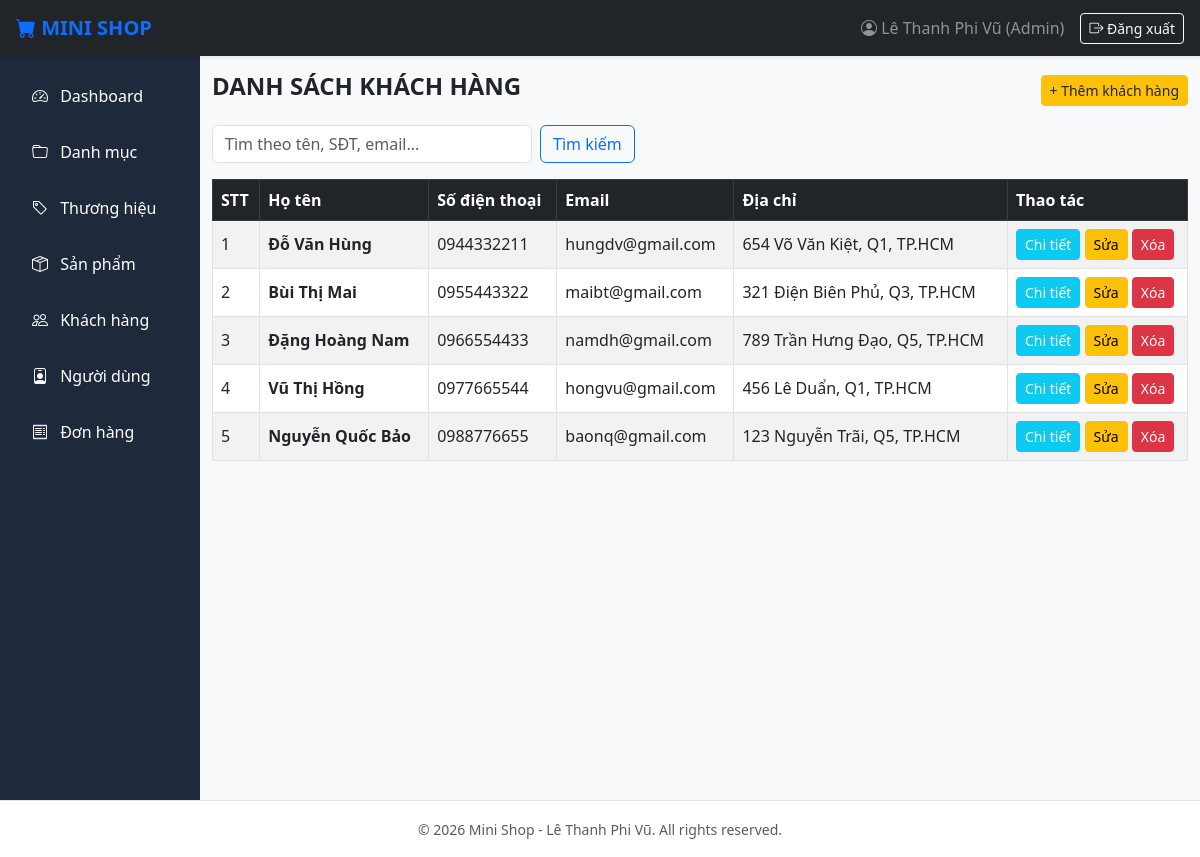
Page /views/admin/customers/index.php on the earlier database version.
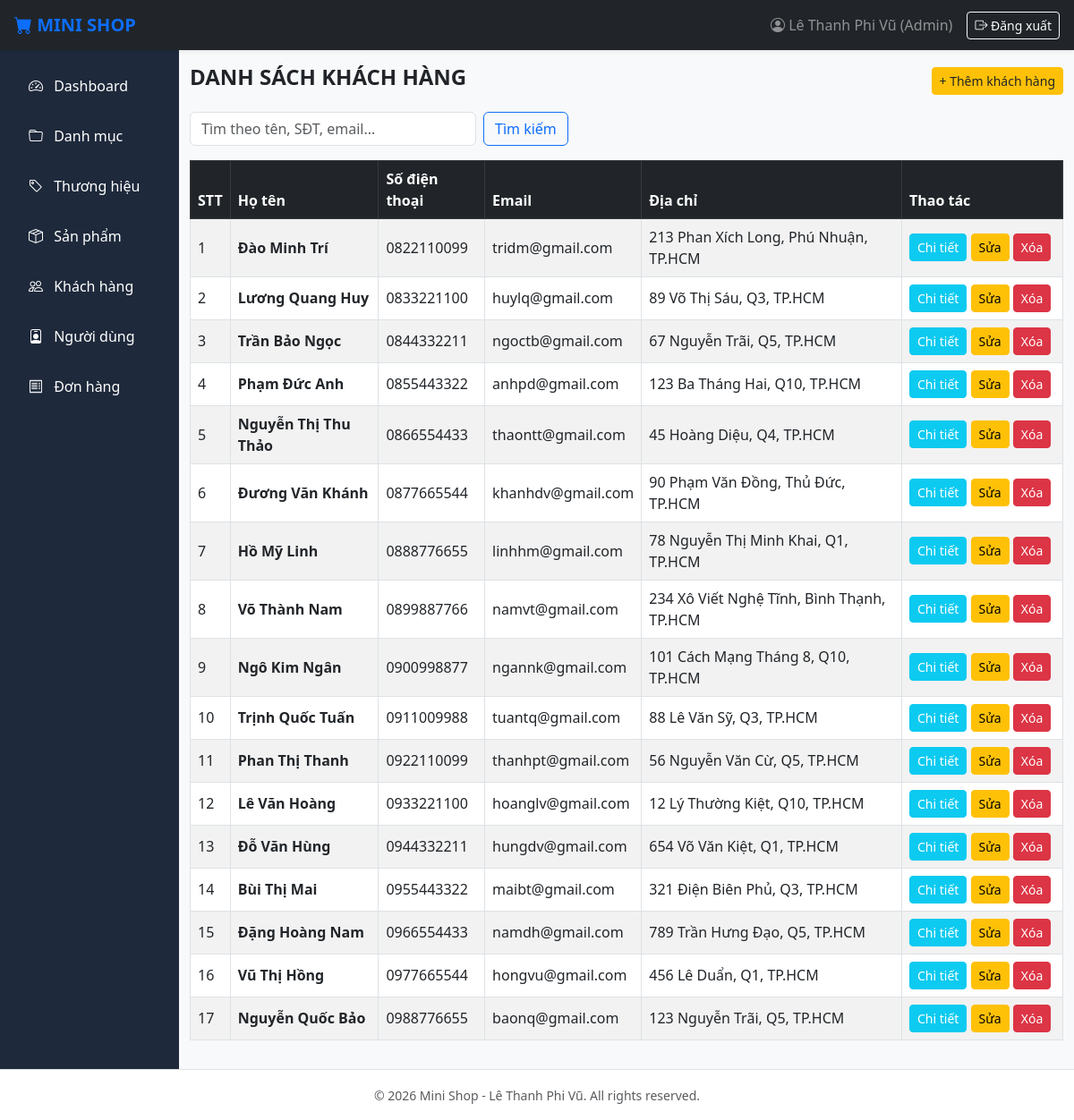
Same page on the later database version.
### tables this page shows
CREATE TABLE `customers` (
  `id` INT AUTO_INCREMENT PRIMARY KEY,
  `fullname` VARCHAR(100) NOT NULL,
  `phone` VARCHAR(20) NOT NULL,
  `email` VARCHAR(100) DEFAULT NULL,
  `address` VARCHAR(255) DEFAULT NULL,
  `note` TEXT DEFAULT NULL,
  `status` TINYINT DEFAULT 1,
  `created_at` DATETIME DEFAULT CURRENT_TIMESTAMP,
  `updated_at` DATETIME DEFAULT CURRENT_TIMESTAMP ON UPDATE CURRENT_TIMESTAMP
);

### config/Database.php (called while the page is built, shortened)
<?php
class Database
{
    protected string $host = "localhost";
    protected string $database = "lethanhphivu_database";
    protected string $username = "root";
    protected string $password = "";
    protected function connect(): void
    {
        $this->conn = new mysqli($this->host, $this->username, $this->password, $this->database);
    }
}

### dao/CustomerDAO.php (called while the page is built, shortened)
<?php
require_once __DIR__ . "/BaseDAO.php";
require_once __DIR__ . "/../models/Customer.php";
class CustomerDAO extends BaseDAO
{
    private function mapRow(array $row): Customer
    {
        $c = new Customer(
            $row["fullname"],
            $row["phone"],
            $row["email"],
            $row["address"],
            $row["note"],
            (int)$row["status"]
        );
        $c->id = (int)$row["id"];
        $c->createdAt = $row["created_at"] ?? '';
        $c->updatedAt = $row["updated_at"] ?? '';
        return $c;
    }
    public function getAll(): array
    {
        $list = [];
        try {
            $sql = "SELECT id, fullname, phone, email, address, note, status, created_at, updated_at FROM customers ORDER BY id DESC";
            $result = $this->executeQuery($sql);
            if ($result) {
                while ($row = $result->fetch_assoc()) {
                    $list[] = $this->mapRow($row);
                }
            }
        } catch (Exception $e) {
            throw $e;
        }
        return $list;
    }
}

### dao/BaseDAO.php (called while the page is built, shortened)
<?php
require_once __DIR__ . "/../config/Database.php";
class BaseDAO extends Database
{
    protected function executeQuery(string $sql): mysqli_result|false
    {
        return $this->conn->query($sql);
    }
}

### models/Customer.php (called while the page is built, shortened)
<?php
class Customer
{
    public function __construct(
        string $fullname = "",
        string $phone = "",
        ?string $email = null,
        ?string $address = null,
        ?string $note = null,
        int $status = 1
    ) {
        $this->fullname = $fullname;
        $this->phone = $phone;
        $this->email = $email;
        $this->address = $address;
    }
}

### views/admin/customers/index.php (the view, shortened to what this page needs)
<?php
require_once __DIR__ . "/../../../dao/CustomerDAO.php";
$dao = new CustomerDAO();
$keyword = trim($_GET['keyword'] ?? '');
$list = $keyword !== '' ? $dao->search($keyword) : $dao->getAll();
?>
<div class="d-flex justify-content-between align-items-center mb-3">
    <h4 class="fw-bold">DANH SÁCH KHÁCH HÀNG</h4>
    <a href="create.php" class="btn btn-warning text-dark btn-sm">+ Thêm khách hàng</a>
</div>
<form method="GET" class="row g-2 mb-3">
    <div class="col-md-4"><input name="keyword" class="form-control" placeholder="Tìm theo tên, SĐT, email..." value="<?= htmlspecialchars($keyword) ?>"></div>
    <div class="col-auto">
        <button class="btn btn-outline-primary">Tìm kiếm</button>
    </div>
</form>
<table class="table table-bordered table-striped align-middle">
    <thead class="table-dark">
        <tr><th>STT</th><th>Họ tên</th><th>Số điện thoại</th><th>Email</th><th>Địa chỉ</th><th width="180">Thao tác</th></tr>
    </thead>
    <tbody>
        <?php $stt = 1; foreach ($list as $c): ?>
        <tr>
            <td><?= $stt++ ?></td>
            <td class="fw-bold"><?= htmlspecialchars($c->fullname) ?></td>
            <td><?= htmlspecialchars($c->phone) ?></td>
            <td><?= htmlspecialchars($c->email ?? '') ?></td>
            <td><?= htmlspecialchars($c->address ?? '') ?></td>
            <td>
                <a href="detail.php?id=<?= $c->id ?>" class="btn btn-info btn-sm text-white">Chi tiết</a>
                <a href="edit.php?id=<?= $c->id ?>" class="btn btn-warning btn-sm">Sửa</a>
                <a href="index.php?action=delete&id=<?= $c->id ?>" class="btn btn-danger btn-sm" onclick="return confirm('Bạn có chắc muốn xóa?')">Xóa</a>
            </td>
        </tr>
        <?php endforeach; ?>
    </tbody>
</table>
<?php $content = ob_get_clean(); include __DIR__ . "/../layouts/master.php"; ?>

### views/admin/layouts/header.php (shortened to what this page needs)
<?php
$scriptName = $_SERVER['SCRIPT_NAME'] ?? '';
$pos = strpos($scriptName, '/views/admin');
$adminUrl = ($pos !== false) ? substr($scriptName, 0, $pos + 12) : '/LeThanhPhiVu_LTW_001/Minishop_LeThanhPVu/views/admin';
?>
<!DOCTYPE html>
<html lang="vi">
<head>
    <link href="https://cdn.jsdelivr.net/npm/bootstrap@5.3.0/dist/css/bootstrap.min.css" rel="stylesheet">
    <link rel="stylesheet" href="https://cdn.jsdelivr.net/npm/bootstrap-icons@1.11.0/font/bootstrap-icons.css">
</head>
<body>
<nav class="navbar navbar-expand-lg navbar-dark bg-dark px-3 shadow-sm">
    <a class="navbar-brand fw-bold text-primary" href="<?= $adminUrl ?>/dashboard.php"><i class="bi bi-cart-fill"></i> MINI SHOP</a>
    <span class="navbar-text ms-auto me-3 text-white-50"><i class="bi bi-person-circle"></i> Lê Thanh Phi Vũ (Admin)</span>
    <a href="#" class="btn btn-outline-light btn-sm"><i class="bi bi-box-arrow-right"></i> Đăng xuất</a>
</nav>

### views/admin/layouts/master.php
<?php include "header.php"; ?>
<div class="container-fluid">
    <div class="row">
        <?php include "sidebar.php"; ?>
        <div class="col-md-9 col-lg-10 py-3">
            <?= $content ?>
        </div>
    </div>
</div>
<?php include "footer.php"; ?>

### views/admin/layouts/sidebar.php
<?php
$scriptName = $_SERVER['SCRIPT_NAME'] ?? '';
$pos = strpos($scriptName, '/views/admin');
$adminUrl = ($pos !== false) ? substr($scriptName, 0, $pos + 12) : '/LeThanhPhiVu_LTW_001/Minishop_LeThanhPVu/views/admin';
?>
<div class="col-md-3 col-lg-2 sidebar p-3">
    <div class="nav flex-column nav-pills">
        <a class="nav-link text-white mb-2" href="<?= $adminUrl ?>/dashboard.php"><i class="bi bi-speedometer2 me-2"></i> Dashboard</a>
        <a class="nav-link text-white mb-2" href="<?= $adminUrl ?>/categories/index.php"><i class="bi bi-folder me-2"></i> Danh mục</a>
        <a class="nav-link text-white mb-2" href="<?= $adminUrl ?>/brands/index.php"><i class="bi bi-tag me-2"></i> Thương hiệu</a>
        <a class="nav-link text-white mb-2" href="<?= $adminUrl ?>/products/index.php"><i class="bi bi-box-seam me-2"></i> Sản phẩm</a>
        <a class="nav-link text-white mb-2" href="<?= $adminUrl ?>/customers/index.php"><i class="bi bi-people me-2"></i> Khách hàng</a>
        <a class="nav-link text-white mb-2" href="<?= $adminUrl ?>/users/index.php"><i class="bi bi-person-badge me-2"></i> Người dùng</a>
        <a class="nav-link text-white mb-2" href="<?= $adminUrl ?>/orders/index.php"><i class="bi bi-receipt me-2"></i> Đơn hàng</a>
    </div>
</div>

### views/admin/layouts/footer.php (shortened to what this page needs)
<footer class="bg-white text-center text-muted py-3 border-top mt-auto">
    <small>&copy; <?= date('Y') ?> Mini Shop - Lê Thanh Phi Vũ. All rights reserved.</small>
</footer>
</body>
</html>

### views/admin/layouts/header.php (style rules this page uses)
body { font-family: system-ui, -apple-system, sans-serif; background-color: #f8f9fa; }
.sidebar { min-height: calc(100vh - 56px); background-color: #1e293b; }
.sidebar .nav-link { color: #94a3b8; padding: 0.75rem 1rem; font-weight: 500; }

Differences in the rows shown:
added customers: fullname "Đào Minh Trí", phone "0822110099", email "tridm@gmail.com", address "213 Phan Xích Long, Phú Nhuận, TP.HCM"
added customers: fullname "Lương Quang Huy", phone "0833221100", email "huylq@gmail.com", address "89 Võ Thị Sáu, Q3, TP.HCM"
added customers: fullname "Trần Bảo Ngọc", phone "0844332211", email "ngoctb@gmail.com", address "67 Nguyễn Trãi, Q5, TP.HCM"
added customers: fullname "Phạm Đức Anh", phone "0855443322", email "anhpd@gmail.com", address "123 Ba Tháng Hai, Q10, TP.HCM"
added customers: fullname "Nguyễn Thị Thu Thảo", phone "0866554433", email "thaontt@gmail.com", address "45 Hoàng Diệu, Q4, TP.HCM"
added customers: fullname "Đương Văn Khánh", phone "0877665544", email "khanhdv@gmail.com", address "90 Phạm Văn Đồng, Thủ Đức, TP.HCM"
added customers: fullname "Hồ Mỹ Linh", phone "0888776655", email "linhhm@gmail.com", address "78 Nguyễn Thị Minh Khai, Q1, TP.HCM"
added customers: fullname "Võ Thành Nam", phone "0899887766", email "namvt@gmail.com", address "234 Xô Viết Nghệ Tĩnh, Bình Thạnh, TP.HCM"
added customers: fullname "Ngô Kim Ngân", phone "0900998877", email "ngannk@gmail.com", address "101 Cách Mạng Tháng 8, Q10, TP.HCM"
added customers: fullname "Trịnh Quốc Tuấn", phone "0911009988", email "tuantq@gmail.com", address "88 Lê Văn Sỹ, Q3, TP.HCM"
added customers: fullname "Phan Thị Thanh", phone "0922110099", email "thanhpt@gmail.com", address "56 Nguyễn Văn Cừ, Q5, TP.HCM"
added customers: fullname "Lê Văn Hoàng", phone "0933221100", email "hoanglv@gmail.com", address "12 Lý Thường Kiệt, Q10, TP.HCM"
